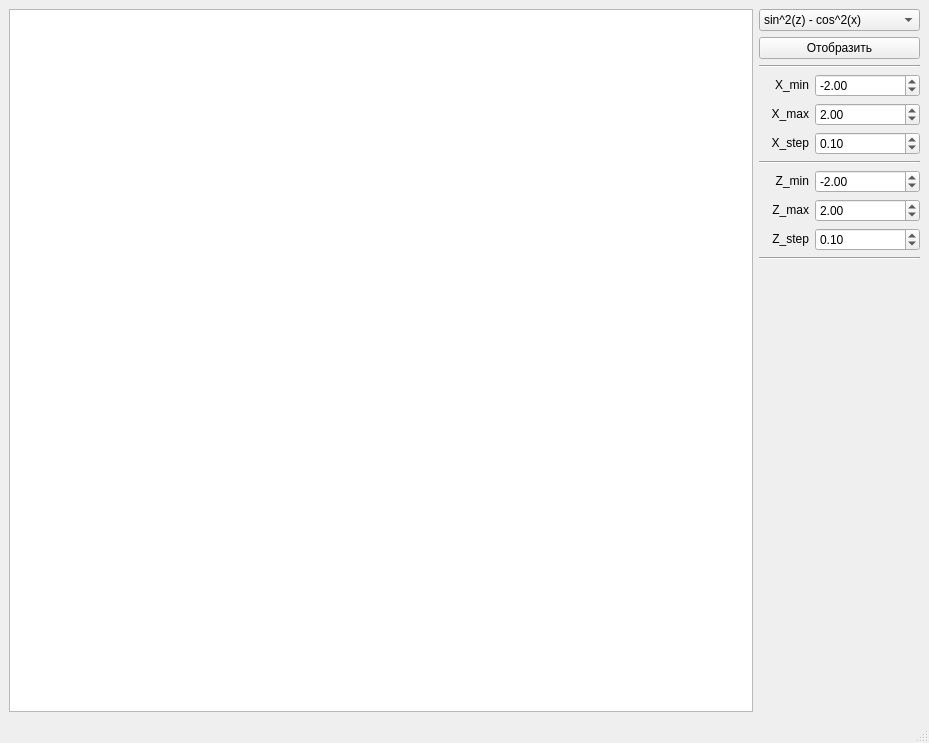
<?xml version="1.0" encoding="UTF-8"?>
<ui version="4.0">
 <class>MainWindow</class>
 <widget class="QMainWindow" name="MainWindow">
  <property name="geometry">
   <rect>
    <x>0</x>
    <y>0</y>
    <width>929</width>
    <height>743</height>
   </rect>
  </property>
  <property name="mouseTracking">
   <bool>false</bool>
  </property>
  <property name="windowTitle">
   <string>MainWindow</string>
  </property>
  <widget class="QWidget" name="centralwidget">
   <layout class="QHBoxLayout" name="horizontalLayout_2">
    <item>
     <layout class="QHBoxLayout" name="horizontalLayout">
      <item>
       <widget class="QGraphicsView" name="canvas">
        <property name="cursor" stdset="0">
         <cursorShape>CrossCursor</cursorShape>
        </property>
        <property name="mouseTracking">
         <bool>true</bool>
        </property>
        <property name="tabletTracking">
         <bool>false</bool>
        </property>
       </widget>
      </item>
      <item>
       <layout class="QGridLayout" name="gridLayout_3">
        <property name="sizeConstraint">
         <enum>QLayout::SetFixedSize</enum>
        </property>
        <item row="1" column="0" colspan="3">
         <widget class="QPushButton" name="draw">
          <property name="text">
           <string>Отобразить</string>
          </property>
         </widget>
        </item>
        <item row="7" column="1" colspan="2">
         <widget class="QDoubleSpinBox" name="z_min_sb">
          <property name="minimum">
           <double>-100.000000000000000</double>
          </property>
          <property name="maximum">
           <double>100.000000000000000</double>
          </property>
          <property name="value">
           <double>-2.000000000000000</double>
          </property>
         </widget>
        </item>
        <item row="6" column="0" colspan="3">
         <widget class="Line" name="line">
          <property name="orientation">
           <enum>Qt::Horizontal</enum>
          </property>
         </widget>
        </item>
        <item row="8" column="0">
         <widget class="QLabel" name="label_2">
          <property name="text">
           <string>&lt;html&gt;&lt;head/&gt;&lt;body&gt;&lt;p align=&quot;right&quot;&gt;Z_max&lt;/p&gt;&lt;/body&gt;&lt;/html&gt;</string>
          </property>
         </widget>
        </item>
        <item row="3" column="1" colspan="2">
         <widget class="QDoubleSpinBox" name="x_min_sb">
          <property name="minimum">
           <double>-100.000000000000000</double>
          </property>
          <property name="maximum">
           <double>100.000000000000000</double>
          </property>
          <property name="value">
           <double>-2.000000000000000</double>
          </property>
         </widget>
        </item>
        <item row="5" column="0">
         <widget class="QLabel" name="label_6">
          <property name="text">
           <string>&lt;html&gt;&lt;head/&gt;&lt;body&gt;&lt;p align=&quot;right&quot;&gt;X_step&lt;/p&gt;&lt;/body&gt;&lt;/html&gt;</string>
          </property>
         </widget>
        </item>
        <item row="10" column="0" colspan="3">
         <widget class="Line" name="line_4">
          <property name="orientation">
           <enum>Qt::Horizontal</enum>
          </property>
         </widget>
        </item>
        <item row="9" column="1" colspan="2">
         <widget class="QDoubleSpinBox" name="z_step_sb">
          <property name="minimum">
           <double>-100.000000000000000</double>
          </property>
          <property name="maximum">
           <double>100.000000000000000</double>
          </property>
          <property name="value">
           <double>0.100000000000000</double>
          </property>
         </widget>
        </item>
        <item row="8" column="1" colspan="2">
         <widget class="QDoubleSpinBox" name="z_max_sb">
          <property name="minimum">
           <double>-100.000000000000000</double>
          </property>
          <property name="maximum">
           <double>100.000000000000000</double>
          </property>
          <property name="value">
           <double>2.000000000000000</double>
          </property>
         </widget>
        </item>
        <item row="5" column="1" colspan="2">
         <widget class="QDoubleSpinBox" name="x_step_sb">
          <property name="minimum">
           <double>-100.000000000000000</double>
          </property>
          <property name="maximum">
           <double>100.000000000000000</double>
          </property>
          <property name="value">
           <double>0.100000000000000</double>
          </property>
         </widget>
        </item>
        <item row="4" column="1" colspan="2">
         <widget class="QDoubleSpinBox" name="x_max_sb">
          <property name="minimum">
           <double>-100.000000000000000</double>
          </property>
          <property name="value">
           <double>2.000000000000000</double>
          </property>
         </widget>
        </item>
        <item row="3" column="0">
         <widget class="QLabel" name="label_7">
          <property name="text">
           <string>&lt;html&gt;&lt;head/&gt;&lt;body&gt;&lt;p align=&quot;right&quot;&gt;X_min&lt;/p&gt;&lt;/body&gt;&lt;/html&gt;</string>
          </property>
         </widget>
        </item>
        <item row="0" column="0" colspan="3">
         <widget class="QComboBox" name="functions">
          <property name="currentText">
           <string>sin^2(z) - cos^2(x)</string>
          </property>
          <item>
           <property name="text">
            <string>sin^2(z) - cos^2(x)</string>
           </property>
          </item>
          <item>
           <property name="text">
            <string>sin(x) * cos(z)</string>
           </property>
          </item>
          <item>
           <property name="text">
            <string>Однопол. гиперболоид</string>
           </property>
          </item>
         </widget>
        </item>
        <item row="11" column="0">
         <spacer name="verticalSpacer">
          <property name="orientation">
           <enum>Qt::Vertical</enum>
          </property>
          <property name="sizeHint" stdset="0">
           <size>
            <width>20</width>
            <height>40</height>
           </size>
          </property>
         </spacer>
        </item>
        <item row="2" column="0" colspan="3">
         <widget class="Line" name="line_3">
          <property name="orientation">
           <enum>Qt::Horizontal</enum>
          </property>
         </widget>
        </item>
        <item row="9" column="0">
         <widget class="QLabel" name="label_3">
          <property name="text">
           <string>&lt;html&gt;&lt;head/&gt;&lt;body&gt;&lt;p align=&quot;right&quot;&gt;Z_step&lt;/p&gt;&lt;/body&gt;&lt;/html&gt;</string>
          </property>
         </widget>
        </item>
        <item row="7" column="0">
         <widget class="QLabel" name="label">
          <property name="text">
           <string>&lt;html&gt;&lt;head/&gt;&lt;body&gt;&lt;p align=&quot;right&quot;&gt;Z_min&lt;/p&gt;&lt;/body&gt;&lt;/html&gt;</string>
          </property>
         </widget>
        </item>
        <item row="4" column="0">
         <widget class="QLabel" name="label_13">
          <property name="text">
           <string>&lt;html&gt;&lt;head/&gt;&lt;body&gt;&lt;p align=&quot;right&quot;&gt;X_max&lt;/p&gt;&lt;/body&gt;&lt;/html&gt;</string>
          </property>
         </widget>
        </item>
       </layout>
      </item>
     </layout>
    </item>
   </layout>
  </widget>
  <widget class="QStatusBar" name="statusbar"/>
  <widget class="QMenuBar" name="menuBar">
   <property name="geometry">
    <rect>
     <x>0</x>
     <y>0</y>
     <width>929</width>
     <height>22</height>
    </rect>
   </property>
  </widget>
  <action name="actionshift">
   <property name="text">
    <string>ЛКМ - добавить точку</string>
   </property>
   <property name="font">
    <font>
     <family>Apple Braille</family>
    </font>
   </property>
  </action>
  <action name="action_4">
   <property name="text">
    <string>Движение мышки + ЛКМ - кривая линия</string>
   </property>
  </action>
  <action name="actionShift">
   <property name="text">
    <string>Shift + ЛКМ - прямая линия</string>
   </property>
  </action>
  <action name="action_5">
   <property name="text">
    <string>ПКМ - замкнуть фигуру</string>
   </property>
  </action>
  <action name="action">
   <property name="text">
    <string>ЛКМ - добавить точку</string>
   </property>
  </action>
  <action name="actionshift_2">
   <property name="text">
    <string>shift + ЛКМ - добавить прямую линию</string>
   </property>
  </action>
  <action name="action_2">
   <property name="text">
    <string>Движение мышки + ЛКМ - добавить кривую линию</string>
   </property>
  </action>
  <action name="action_3">
   <property name="text">
    <string>ПКМ - замкнуть фигуру</string>
   </property>
  </action>
 </widget>
 <resources/>
 <connections/>
</ui>
